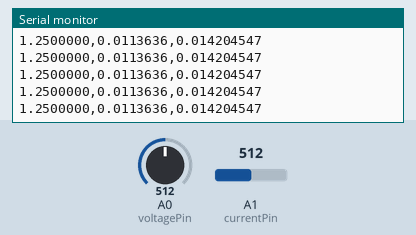
Bench run of a sketch on a simulated Arduino Uno, built with avr-gcc and run on an emulated ATmega328P. Shown: the last lines printed to the serial monitor. The inputs (shaded band) are chosen by the test bench; at power-on: A0 (voltagePin) = 512, A1 (currentPin) = 512.

Above: at 1.2 s.
1.3 s: A0 (voltagePin) set to 716
At 2.2 s:
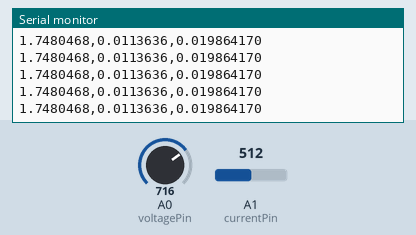
2.8 s: A1 (currentPin) set to 716
At 3.4 s:
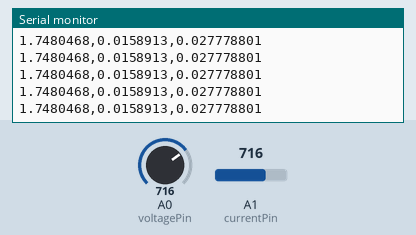
5.8 s: A0 (voltagePin) set to 900
At 6.7 s:
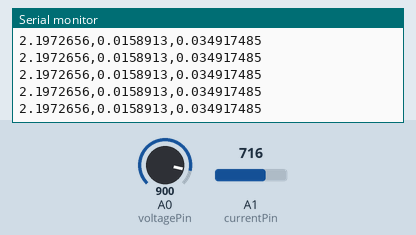
7.3 s: A1 (currentPin) set to 900
At 8.3 s:
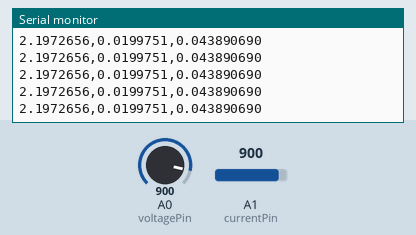
Timing chart, 0 to 10.3 s (numbered marks = the images above; inputs shaded):
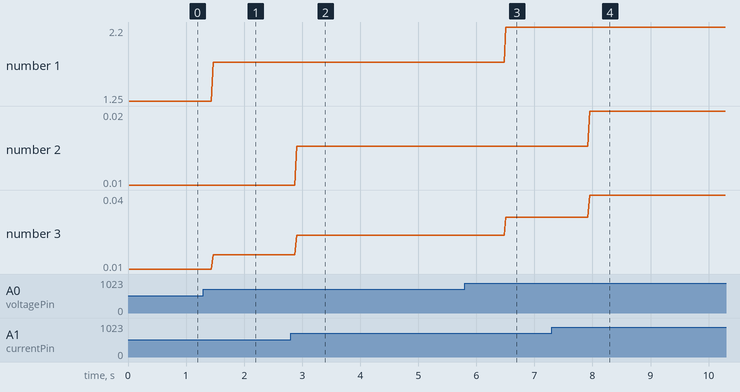

Measured:
- after the input at 1.3 s, the serial monitor: prints a new line after 0.17 s (image 1)
- after the input at 2.8 s, the serial monitor: prints a new line after 0.11 s (image 2)
- after the input at 5.8 s, the serial monitor: prints a new line after 0.71 s (image 3)
- after the input at 7.3 s, the serial monitor: prints a new line after 0.65 s (image 4)
- plotted number 1: 1.25 → 1.75 after the input at 1.3 s, 1.75 → 2.2 after the input at 5.8 s
- plotted number 2: 0.01 → 0.02 after the input at 2.8 s, 0.02 → 0.02 after the input at 7.3 s
- plotted number 3: 0.01 → 0.02 after the input at 1.3 s, 0.02 → 0.03 after the input at 2.8 s, 0.03 → 0.03 after the input at 5.8 s, 0.03 → 0.04 after the input at 7.3 s

The sketch:

power-sensing.ino
```cpp
// (licence header left out)
/*
* Read voltage and current using Soil Power Board with an Arduino Uno.
* Take samples once a large enough voltage is detected, and print them to
* serial in CSV format after all the samples are taken.
*/

#include <Vector.h>

int voltagePin = A0;
int currentPin = A1;
int PRECISION = 7;     // Number of decimal places to print
int SAMPLES = 20;      // Number of samples to take
constexpr int MAX_SIZE = 128;     // Max number of samples
int MIN_VOLT_VAL = 53;  // If value from ADC for voltage is above this, then start sampling
                        // 53 from ADC is about 0.25V

int GAIN = 100;   // Gain value selected on the board
float R = 2.2;    // Selected sense resistor

int arr[MAX_SIZE];
int arr2[MAX_SIZE];
Vector<int> voltageArray(arr, 0);
Vector<int> currentArray(arr2, 0);

void setup() {
  Serial.begin(9600);
  Serial.println("voltage,current,power");
}

void loop() {
  float measurement = 0;  // variable to store the value coming from the sensor

  /*
   * V = 5D / 1024
  */

 // Get voltage mesurement
  measurement = analogRead(voltagePin);
  if (measurement > MIN_VOLT_VAL) {
    voltageArray.push_back(measurement);

    // Get current measurement
    measurement = analogRead(currentPin);
    currentArray.push_back(measurement);

    // Take samples from ADC
    for (int i = 0; i < SAMPLES; i++) {
      // Get voltage measurement
      measurement = analogRead(voltagePin);
      voltageArray.push_back(measurement);

      // Get current measurement
      measurement = analogRead(currentPin);
      currentArray.push_back(measurement);

      delayMicroseconds(500);
    }

    output_csv(voltageArray, currentArray);

    // Clear the arrays to get a new sample
    voltageArray.clear();
    currentArray.clear();
  }
}

/**
 * Write the voltage, current, and power values from the two arrays to serial in CSV format
 */
void output_csv(Vector<int> voltageArray, Vector<int> currentArray) {
  for (int i = 0; i < voltageArray.size(); i++) {
    // 5V is the reference voltage of the ADC on the Arduino Uno
    // 1024 is the maximum resolution of ADC (10 bits)

    // Calculate voltage
    float analog = (voltageArray.at(i) * 5.00)/1024.00;
    float voltage = analog * 0.5;     // Only if voltage comes from the VOLT 2X SENSE pin
    Serial.print(voltage, PRECISION);
    Serial.print(",");

    // Output current info
    float vout = (currentArray.at(i) * 5.00)/1024.00;
    float current = float(vout) / float((GAIN*R));
    Serial.print(current, PRECISION);
    Serial.print(",");

    // Output power info
    float power = voltage * current;
    Serial.print(power, 9); // nano resolution
    Serial.println();
  }
}
```
